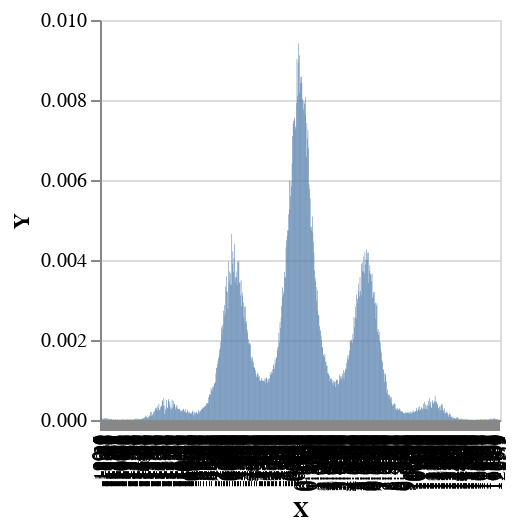

Here is the notebook cell this chart was saved with:
### Code cell
model5 :: MonadInfer m => m Double
model5 = do
    x <- normal 0 5
    (factor . Exp) (cos x)
    return x

sampleIO $ 
    plotVega . fmap (first (pack . take 6 . show) . second (ln . exp)) . toEmpiricalWeighted . toBinsWeighted 0.05 
    <$> replicateM 100000 (runWeighted model5)

### Figure 1 — Vega-Lite specification as saved in the notebook (floating-point values rounded to 4 significant figures; data arrays with more than 128 entries replaced by an {"elided": "..."} marker saying what was removed)
{"$schema": "https://vega.github.io/schema/vega-lite/v4.json", "data": {"values": {"elided": "730 records"}}, "encoding": {"x": {"field": "X", "sort": {"elided": "730 str values"}, "type": "nominal"}, "y": {"field": "Y", "type": "quantitative"}}, "height": 200, "mark": "bar", "width": 200}
